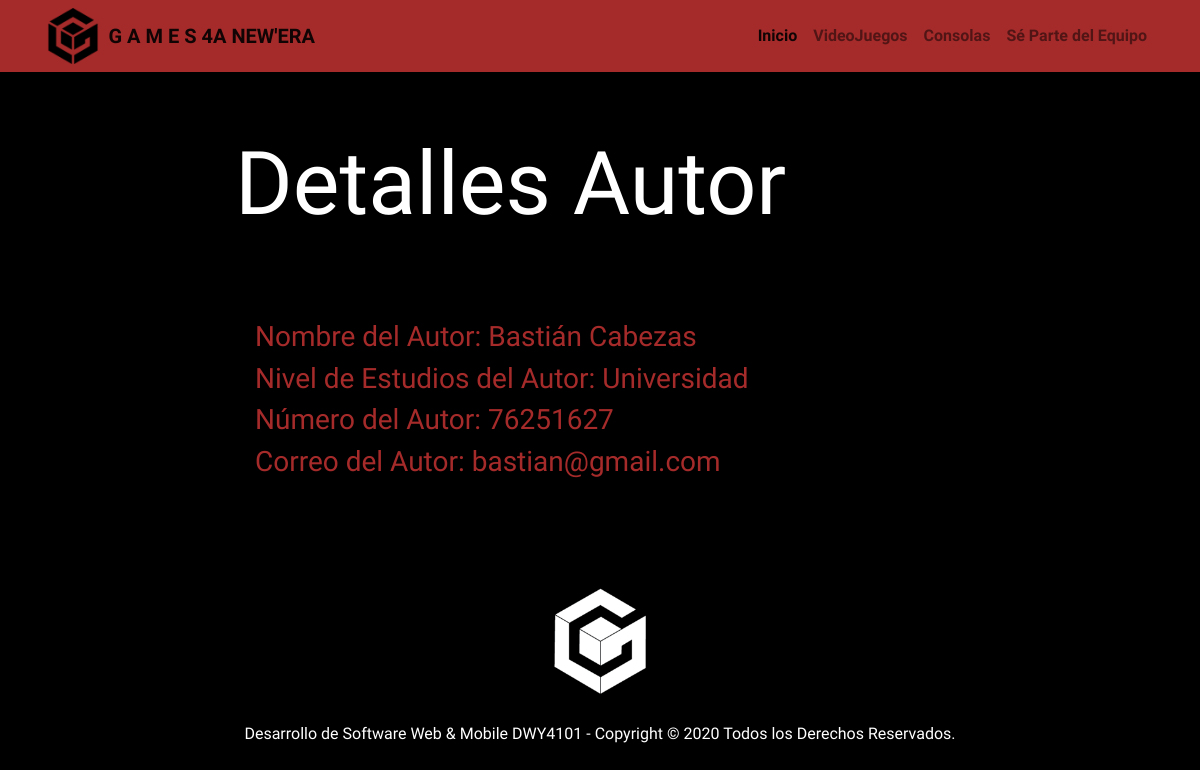
Page /access/autor/e27877da-9dca-4efd-abd1-164aabc66cdd/ (signed in) on the committed database.
### Admin_Noticias/models.py (models this page shows, shortened)
class Autor(models.Model):
    id_autor = models.UUIDField(primary_key = True, default = uuid.uuid4, help_text = 'Indique el ID del Autor de noticia')
    nom_autor = models.CharField(max_length = 25, help_text='Indique el nombre del Autor')
    educacion =  models.ForeignKey('NivelEducacional', on_delete = models.SET_NULL, null= True, blank=True, help_text='Indique el nivel de estudios de Autor')
    numero = models.IntegerField(blank = True, null = True, help_text='Indique el número de contacto del Autor')
    correo = models.EmailField(max_length = 50, error_messages = {"Error": "Digite un formato válido!"}, help_text='Indique el correo del Autor')

class NivelEducacional(models.Model):
    nivel_educacional = models.CharField(max_length = 100, blank=True, null=True)
    descripcion = models.TextField(max_length=500, blank=True, null=True)
    class Meta:
        ordering = ['nivel_educacional']
    def __str__(self):
        return self.nivel_educacional

### Admin_Noticias/views.py (the view)
# urls.py: path('autor/<str:pk>/', views.AutorDetailView.as_view(), name='autor_detail'),
class AutorDetailView(generic.DetailView):
    model = Autor

### Admin_Noticias/templates/admin_noticias/autor_detail.html (shortened to what this page needs)
{% extends "base_generic.html" %}
{% block content %}
{% if user.is_authenticated  %}{% if user.is_staff %}
<div class="container">
    <div class="row justify-content-center">
        <div class="col-md-8">
            <h1 class="display-2" style="margin-top: 18%;">Detalles Autor</h1>
            <form action="" method="POST">
                <div class="card-body">
                    <div class="form-group">
                        <label class="h3" style="margin-top: 8%;" for="formGroupExampleInput">Nombre del Autor: {{autor.nom_autor}}</label>
                        <label class="h3" for="formGroupExampleInput">Nivel de Estudios del Autor: {{autor.educacion}}</label>
                        <label class="h3" for="formGroupExampleInput">Número del Autor: {{autor.numero}}</label>
                        <label class="h3" style="margin-bottom: 10%;" for="formGroupExampleInput">Correo del Autor: {{autor.correo}}</label>
                    </div>
                </div>
            </form>
        </div>
    </div>
</div>
{% endif %}
{% endif %}
{% endblock %}

### Admin_Noticias/static/css/main.css (style rules this page uses)
body { font-family: 'Kumbh Sans', sans-serif; background: #000000; color: #ffffff; }
label { color: brown; }

### rows in the picture
Autor: nom_autor "Bastián Cabezas", educacion "Universidad", numero "76251627", correo "bastian@gmail.com"
